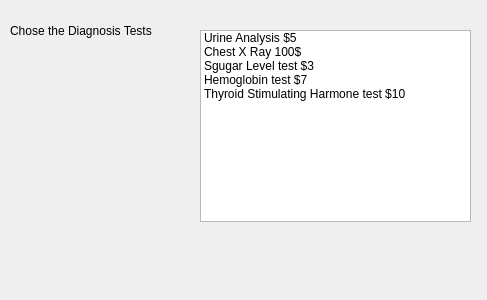
<?xml version="1.0" encoding="UTF-8"?>
<ui version="4.0">
 <class>Dialog</class>
 <widget class="QDialog" name="Dialog">
  <property name="geometry">
   <rect>
    <x>0</x>
    <y>0</y>
    <width>487</width>
    <height>300</height>
   </rect>
  </property>
  <property name="windowTitle">
   <string>Dialog</string>
  </property>
  <widget class="QLabel" name="labelTest">
   <property name="geometry">
    <rect>
     <x>40</x>
     <y>260</y>
     <width>411</width>
     <height>21</height>
    </rect>
   </property>
   <property name="text">
    <string/>
   </property>
  </widget>
  <widget class="QLabel" name="label_2">
   <property name="geometry">
    <rect>
     <x>10</x>
     <y>20</y>
     <width>181</width>
     <height>21</height>
    </rect>
   </property>
   <property name="text">
    <string>Chose the Diagnosis Tests</string>
   </property>
  </widget>
  <widget class="QListWidget" name="listWidgetDiagnosis">
   <property name="geometry">
    <rect>
     <x>200</x>
     <y>30</y>
     <width>271</width>
     <height>192</height>
    </rect>
   </property>
   <item>
    <property name="text">
     <string>Urine Analysis $5</string>
    </property>
   </item>
   <item>
    <property name="text">
     <string>Chest X Ray 100$</string>
    </property>
   </item>
   <item>
    <property name="text">
     <string>Sgugar Level test $3</string>
    </property>
   </item>
   <item>
    <property name="text">
     <string>Hemoglobin test $7</string>
    </property>
   </item>
   <item>
    <property name="text">
     <string>Thyroid Stimulating Harmone test $10</string>
    </property>
   </item>
  </widget>
 </widget>
 <resources/>
 <connections/>
</ui>
